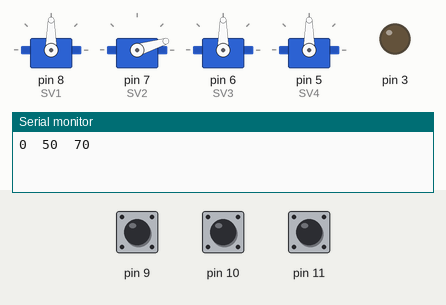
Bench run of a sketch on a simulated Arduino Uno, built with avr-gcc and run on an emulated ATmega328P. Shown: 4 × servo, output pins drawn as LEDs (lit = HIGH), the last lines printed to the serial monitor. The test bench sets the inputs (shaded band); at power-on: pin 9 HIGH, pin 10 HIGH, pin 11 HIGH.

Above: at 0.15 s.
At 1.07 s:
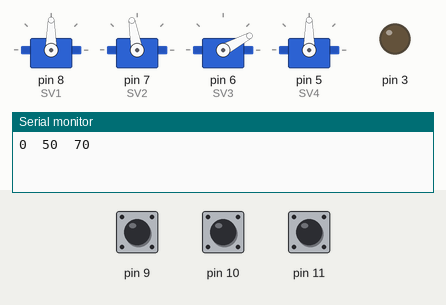
At 1.8 s:
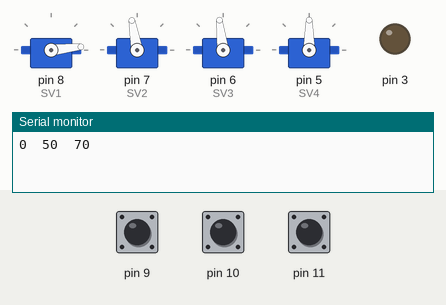
At 2.4 s:
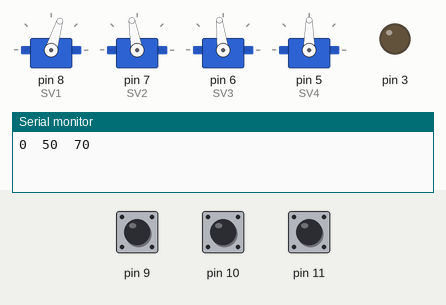
At 3.7 s:
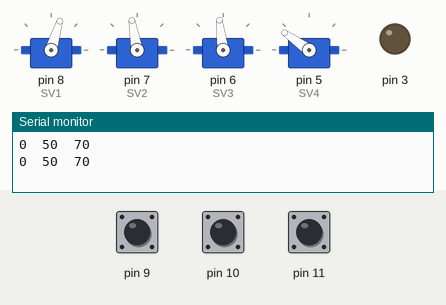
Timing chart, 0 to 5.2 s (numbered marks = the images above):
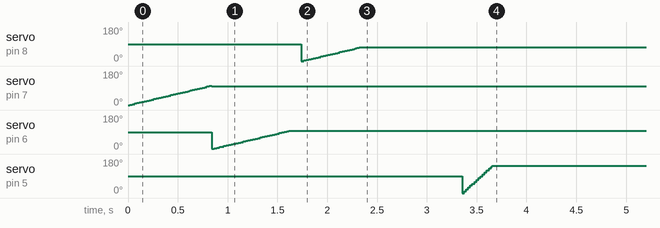

The sketch:

code.ino
```cpp
#include<Servo.h>
#define hn 4
#define dc 3
Servo SV1;
Servo SV2;
Servo SV3;
Servo SV4;
int S1;
int S2;
int S3;
int S4;
int a = 0;
int b = 50;
int c = 70;
unsigned long tg1;
unsigned long tg2;
unsigned long tg3;

void setup() {
  Serial.begin(9600);
  SV1.attach(8);
  SV2.attach(7);
  SV3.attach(6);
  SV4.attach(5);
  pinMode(9, INPUT_PULLUP);
  pinMode(10, INPUT_PULLUP);
  pinMode(11, INPUT_PULLUP);
  pinMode(8, OUTPUT);
  pinMode(7, OUTPUT);
  pinMode(6, OUTPUT);
  pinMode(5, OUTPUT);
  pinMode(3, OUTPUT);


}
void loop() {
  Serial.print(a);
  Serial.print("  ");
  Serial.print(b);
  Serial.print("  ");
  Serial.println(c);
  if (digitalRead(9) == 0) {
    tg1 = millis();
    a++;
    if (digitalRead(9) == 1 && millis() - tg1 > 500) {
      a = 0;
    }
  }
  if (digitalRead(10) == 0) {
    tg2 = millis();
    b++;
    if (digitalRead(10) == 1 && millis() - tg2 > 500) {
      b = 0;
    }
  }
  if (digitalRead(11) == 0) {
    tg3 = millis();
    c++;
    if (digitalRead(10) == 1 && millis() - tg3 > 500) {
      c = 0;
    }
  }
  GAP();

}

void GAP() {
    Servo2(100, 8);   // rá 1  0 76  147
  Servo3(97, 8);   //rá 2   0 107 88
  delay(100);
  Servo1(73, 8);   // gắp  70 100 100
  delay(1000);
  Servo4(145, 2);
}
void LEN1() {
  Servo1(0, 8);   // gắp  70 100 100
  Servo2(60, 8);   // rá 1  0 76  147
  Servo3(110, 8);   //rá 2   0 107 88
}
void LEN2() {
  Servo1(0, 3);   // gắp  70 100 100
  Servo2(60, 3);   // rá 1  0 76  147
  Servo3(110, 3);   //rá 2   0 107 88
}
void RA1() {
  Servo2(76, 3);   // rá 1  0 76  147
  Servo3(147, 3);   //rá 2   0 107 88
  Servo1(0, 3);   // gắp  70 100 100

  delay(1000);
  Servo4(90, 3);
}
void Servo1(int goc, int dl) {
  if (goc > S1) {
    for (S1; S1 <= goc; S1++) {
      SV1.write(S1);
      delay(dl);
    }
  }
  if (goc < S1) {
    for (S1; S1 >= goc; S1--) {
      SV1.write(S1);
      delay(dl);
    }
  }
  S1 = goc;
}
void Servo2(int goc, int dl) {
  if (goc > S2) {
    for (S2; S2 <= goc; S2++) {
      SV2.write(S2);
      delay(dl);
    }
  }
  if (goc < S2) {
    for (S2; S2 >= goc; S2--) {
      SV2.write(S2);
      delay(dl);
    }
  }
  S2 = goc;
}
void Servo3(int goc, int dl) {
  if (goc > S3) {
    for (S3; S3 <= goc; S3++) {
      SV3.write(S3);
      delay(dl);
    }
  }
  if (goc < S3) {
    for (S3; S3 >= goc; S3--) {
      SV3.write(S3);
      delay(dl);
    }
  }
  S3 = goc;
}
void Servo4(int goc, int dl) {
  if (goc > S4) {
    for (S4; S4 <= goc; S4++) {
      SV4.write(S4);
      delay(dl);
    }
  }
  if (goc < S4) {
    for (S4; S4 >= goc; S4--) {
      SV4.write(S4);
      delay(dl);
    }
  }
  S4 = goc;
}
```

Measured:
- by itself, servo on pin 7 (SV2): rises from 0° to 101° in 0.80 s, then falls to 100° in 0.02 s
